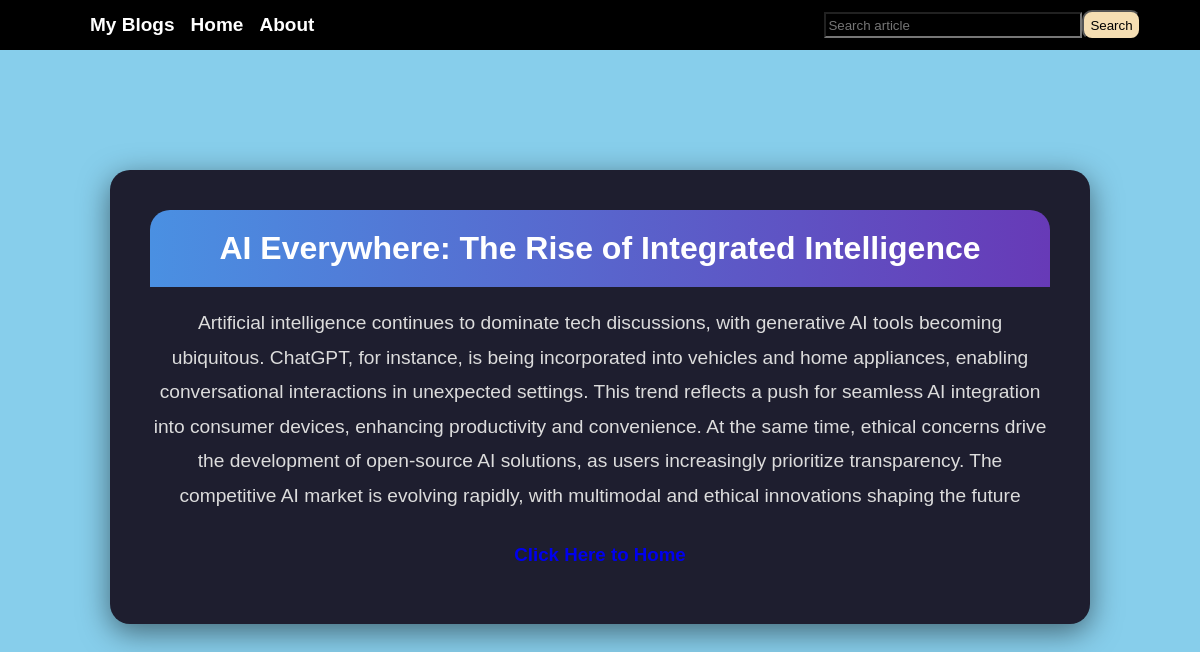
The page /one/2 on the database its author committed.
### app/models.py (models this page shows, shortened)
class Articles (models.Model):
    title = models.CharField(max_length=100)
    description = models.CharField(max_length=1000)

### app/views.py (the view)
# urls.py: path('one/<int:pk>',details,name='display_details')
def details(req,pk):
    data1=Articles.objects.get(id=pk)
    context={
        'data1':data1
    }
    return render(req,'display.html',context)

### app/templates/display.html
{% extends 'temp_files/nav.html' %}
{% block content %}
    <div class="card">
        <div class="card-header">
            <h1>{{data1.title}}</h1>
        </div>
        <div class="card-content">
           <p>{{data1.description}}</p>
        <h3><a href="{% url 'home' %}">Click Here to Home</a></h3>
        </div>
    </div>
{% endblock content %}

### static/css/nav.css (style rules this page uses)
body { padding: 0px; margin: 0px; }

### app/static/app_css/index.css (style rules this page uses)
body { background-color: skyblue; height: 300vh; }
p { color: black; }
a { text-decoration: none; }

### app/static/app_css/display.css (style rules this page uses)
body { font-family: Arial, sans-serif; background-color: skyblue; margin: 0; padding: 0; display:flex; flex-direction: column; align-items: center; }
.card { background: #1e1e2f; margin-top: 10%; border-radius: 20px; box-shadow: 0 8px 30px rgba(0, 0, 0, 0.5); width: 95%; max-width: 900px; padding: 40px; text-align: center; }
.card-header { background: linear-gradient(90deg, #4a90e2, #673ab7); border-radius: 20px 20px 0 0; padding: 20px 0; }
.card-header h1 { margin: 0; font-size: 32px; font-weight: bold; color: #fff; }
.card-content p { font-size: 1.2em; line-height: 1.8; margin-bottom: 30px; color: #dcdcdc; }

### rows shown on the page
Articles: title "AI Everywhere: The Rise of Integrated Intelligence", description "Artificial intelligence continues to dominate tech discussions, with generative AI tools becoming ubiquitous. ChatGPT, for instance, is being incorporated into vehicles and home appliances, enabling conversational interactions in unexpected settings. This trend reflects a push for seamless AI integration into consumer devices, enhancing productivity and convenience. At the same time, ethical concerns drive the development of open-source AI solutions, as users increasingly prioritize transparency. The competitive AI market is evolving rapidly, with multimodal and ethical innovations shaping the future"
